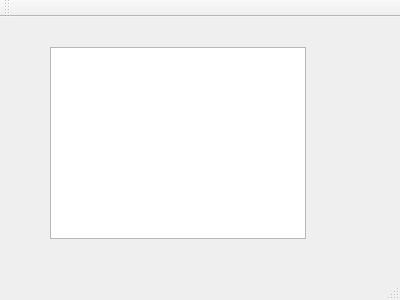
<?xml version="1.0" encoding="UTF-8"?>
<ui version="4.0">
 <class>MainWindow</class>
 <widget class="QMainWindow" name="MainWindow">
  <property name="geometry">
   <rect>
    <x>0</x>
    <y>0</y>
    <width>400</width>
    <height>300</height>
   </rect>
  </property>
  <property name="windowTitle">
   <string>MainWindow</string>
  </property>
  <widget class="QWidget" name="centralWidget">
   <widget class="LayerTableView" name="tableView">
    <property name="geometry">
     <rect>
      <x>50</x>
      <y>30</y>
      <width>256</width>
      <height>192</height>
     </rect>
    </property>
   </widget>
  </widget>
  <widget class="QMenuBar" name="menuBar">
   <property name="geometry">
    <rect>
     <x>0</x>
     <y>0</y>
     <width>400</width>
     <height>23</height>
    </rect>
   </property>
  </widget>
  <widget class="QToolBar" name="mainToolBar">
   <attribute name="toolBarArea">
    <enum>TopToolBarArea</enum>
   </attribute>
   <attribute name="toolBarBreak">
    <bool>false</bool>
   </attribute>
  </widget>
  <widget class="QStatusBar" name="statusBar"/>
 </widget>
 <layoutdefault spacing="6" margin="11"/>
 <customwidgets>
  <customwidget>
   <class>LayerTableView</class>
   <extends>QTableView</extends>
   <header>layertableview.h</header>
  </customwidget>
 </customwidgets>
 <resources/>
 <connections/>
</ui>
